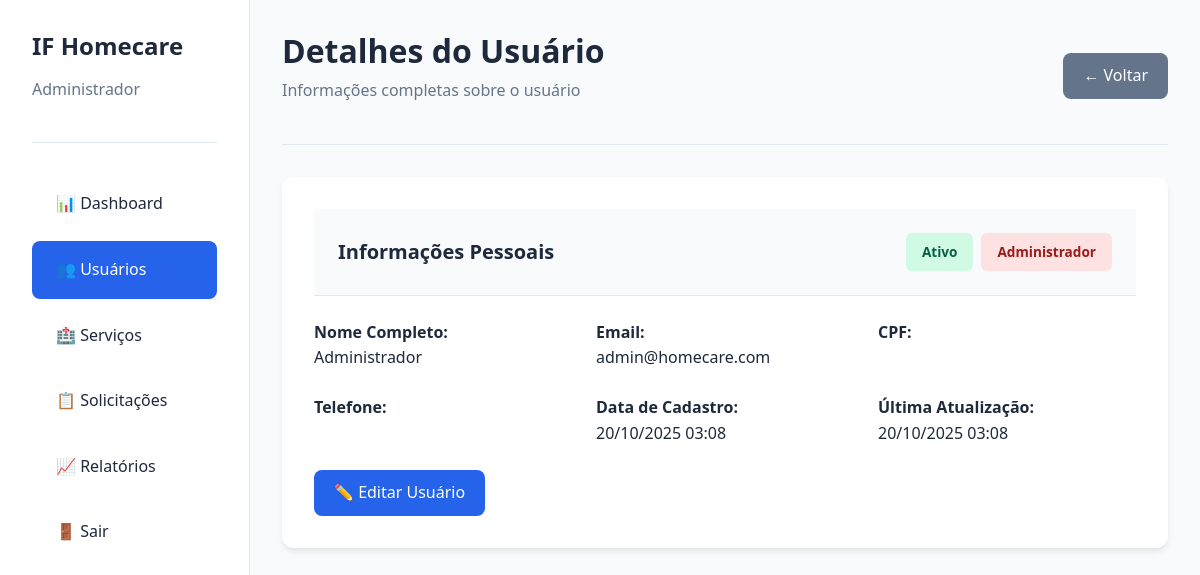
The app's page /admin/usuario_detalhes.php?id=1 (signed in) with its own data.
### tables this page shows
CREATE TABLE usuarios (
    id INT AUTO_INCREMENT PRIMARY KEY,
    nome VARCHAR(100) NOT NULL,
    email VARCHAR(100) NOT NULL UNIQUE,
    senha VARCHAR(255) NOT NULL,
    telefone VARCHAR(20),
    cpf VARCHAR(14) UNIQUE,
    tipo_usuario ENUM('admin', 'prestador', 'cliente') NOT NULL,
    foto_perfil VARCHAR(255) DEFAULT NULL,
    status ENUM('ativo', 'inativo') DEFAULT 'ativo',
    data_cadastro TIMESTAMP DEFAULT CURRENT_TIMESTAMP,
    data_atualizacao TIMESTAMP DEFAULT CURRENT_TIMESTAMP ON UPDATE CURRENT_TIMESTAMP,
    INDEX idx_email (email),
    INDEX idx_tipo_usuario (tipo_usuario),
    INDEX idx_status (status)
);

### includes/funcoes.php (called while the page is built, shortened)
<?php
function formatDateTimeBR($datetime)
{
    return date('d/m/Y H:i', strtotime($datetime));
}

### admin/usuario_detalhes.php (the view, shortened to what this page needs)
<?php
$db = getDB();
$id = (int)$_GET['id'];
try {
    $stmt = $db->prepare("SELECT * FROM usuarios WHERE id = ?");
    $stmt->execute([$id]);
    $usuario = $stmt->fetch();
} catch (PDOException $e) {
    setAlert('Erro ao buscar dados do usuário.', 'error');
    redirect('/admin/usuarios.php');
}
?>
<!DOCTYPE html>
<html lang="pt-BR">
<head>
    <link rel="stylesheet" href="../assets/css/style.css">
</head>
<body>
<div class="dashboard">
    <aside class="sidebar">
        <div class="sidebar-header">
            <h3><?= SITE_NAME ?></h3>
            <p>Administrador</p>
        </div>
        <ul class="sidebar-menu">
            <li><a href="index.php">📊 Dashboard</a></li>
            <li><a href="usuarios.php" class="active">👥 Usuários</a></li>
            <li><a href="servicos.php">🏥 Serviços</a></li>
            <li><a href="solicitacoes.php">📋 Solicitações</a></li>
            <li><a href="relatorios.php">📈 Relatórios</a></li>
            <li><a href="../auth/logout.php">🚪 Sair</a></li>
        </ul>
    </aside>
    <main class="main-content">
        <div class="page-header d-flex justify-between align-center">
            <div>
                <h1>Detalhes do Usuário</h1>
                <p>Informações completas sobre o usuário</p>
            </div>
            <a href="usuarios.php" class="btn btn-secondary">← Voltar</a>
        </div>
        <div class="card">
            <div class="card-header d-flex justify-between align-center">
                <h3>Informações Pessoais</h3>
                <div style="display: flex; gap: 0.5rem;">
                        <span class="badge <?= $usuario['status'] === 'ativo' ? 'badge-success' : 'badge-error' ?>">
                            <?= ucfirst($usuario['status']) ?>
                        </span>
                    <?php
                    $tipo_badges = [
                        'admin' => ['class' => 'badge-error', 'label' => 'Administrador'],
                        'prestador' => ['class' => 'badge-info', 'label' => 'Prestador'],
                        'cliente' => ['class' => 'badge-secondary', 'label' => 'Cliente']
                    ];
                    $badge = $tipo_badges[$usuario['tipo_usuario']];
                    ?>
                    <span class="badge <?= $badge['class'] ?>">
                            <?= $badge['label'] ?>
                        </span>
                </div>
            </div>
            <div style="display: grid; grid-template-columns: repeat(auto-fit, minmax(250px, 1fr)); gap: 1.5rem;">
                <div>
                    <strong>Nome Completo:</strong><br>
                    <?= htmlspecialchars($usuario['nome']) ?>
                </div>
                <div>
                    <strong>Email:</strong><br>
                    <?= htmlspecialchars($usuario['email']) ?>
                </div>
                <div>
                    <strong>CPF:</strong><br>
                </div>
                <div>
                    <strong>Telefone:</strong><br>
                </div>
                <div>
                    <strong>Data de Cadastro:</strong><br>
                    <?= formatDateTimeBR($usuario['data_cadastro']) ?>
                </div>
                <div>
                    <strong>Última Atualização:</strong><br>
                    <?= formatDateTimeBR($usuario['data_atualizacao']) ?>
                </div>
            </div>
            <div style="margin-top: 1.5rem; display: flex; gap: 0.5rem;">
                <a href="usuario_form.php?id=<?= $usuario['id'] ?>" class="btn btn-primary">✏️ Editar Usuário</a>
            </div>
        </div>
    </main>
</div>
</body>
</html>

### records on screen
usuarios: status "Ativo", tipo_usuario "Administrador", nome "Administrador", email "admin@homecare.com", data_cadastro "20/10/2025 03:08", data_atualizacao "20/10/2025 03:08"

### other values on screen
SITE_NAME "IF Homecare"
